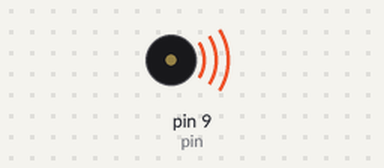
Simulated run of this sketch. Board: Arduino Uno, built with avr-gcc and run on an emulated ATmega328P. Shown: buzzer (waves = sounding).

Above: at 0.35 s.
At 4.2 s:
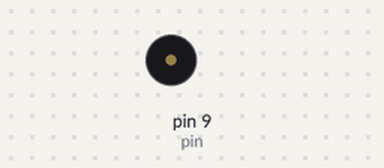
Timing chart, 0 to 8.8 s (numbered marks = the images above):
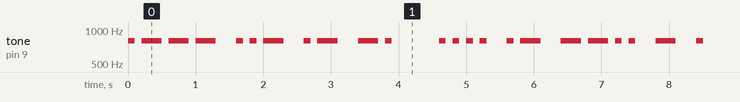

The sketch:

Pr7.2.ino
```cpp
const int pin = 9;

int note = 800;
int velocitat = 10;

void setup()
{
}

void loop()
{

  punt();
  ratlla();
  ratlla();
  ratlla();
  espaiL();
  punt();
  punt();
  ratlla();
  espaiL();
  punt();
  ratlla();
  espaiL();
  ratlla();
  punt();
  espaiP();
  punt();
  punt();
  punt();
  punt();
  espaiL();
  punt();
  ratlla();
  espaiL();
  ratlla();
  ratlla();
  punt();
  punt();
  espaiL();
  ratlla();
  espaiL();
  punt();
  espaiP();
  ratlla();
  punt();
  ratlla();
  punt();
  espaiL();
  punt();
  punt();
  ratlla();
  espaiL();
  punt();
  ratlla();
  punt();
  punt();
  espaiL();
  punt();
  espaiP();
}

void punt()
{
  tone(pin, note, 1000/velocitat);
  delay(1000/velocitat);
  delay(1000/velocitat);
}

void ratlla()
{
  tone(pin, note, 3*(1000/velocitat));
  delay(3*(1000/velocitat));
  delay(1000/velocitat);
}

void espaiL()
{
  delay(2*(1000/velocitat));
}

void espaiP()
{
  delay(6*(1000/velocitat));
}
```

Measured:
- by itself, tone on pin 9 (pin): plays 800 Hz for 0.10 s, 800 Hz for 0.30 s, 800 Hz for 0.30 s, 800 Hz for 0.30 s, 800 Hz for 0.10 s, 800 Hz for 0.10 s … (336 notes in this stretch)
